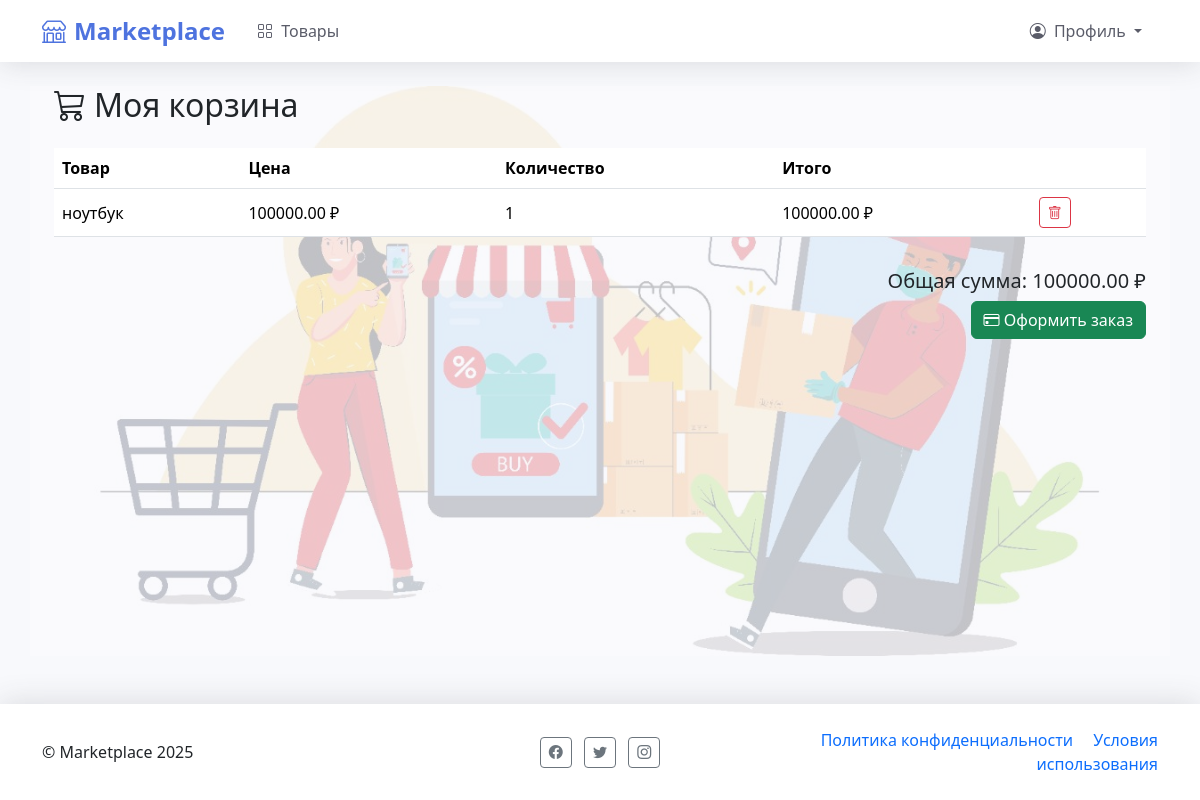
Page /cart/ (signed in) on the earlier database version.
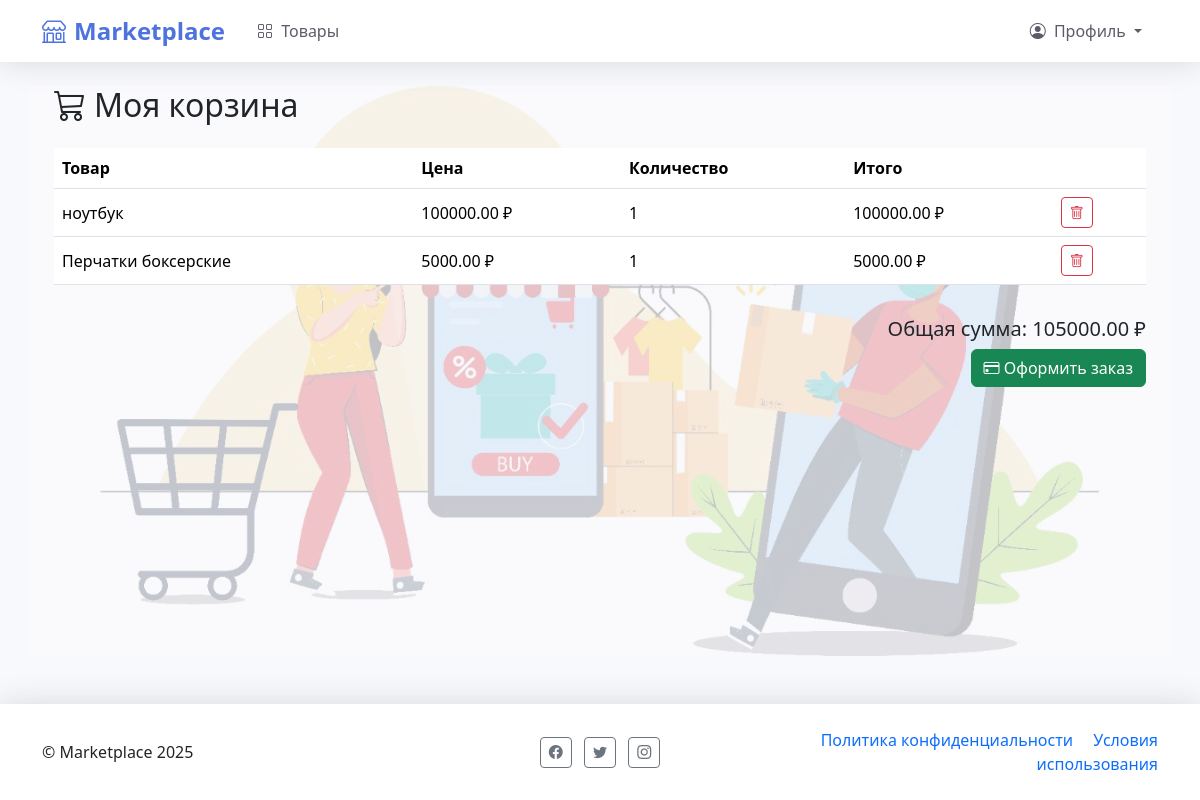
Same page on the later database version.
### cart/models.py (models this page shows, shortened)
class CartItem(models.Model):
    cart = models.ForeignKey(Cart, on_delete=models.CASCADE, related_name='items')
    product = models.ForeignKey('core.Product', on_delete=models.CASCADE)  # Строковая ссылка
    quantity = models.PositiveIntegerField(default=1)
    added_at = models.DateTimeField(auto_now_add=True)
    class Meta:
        unique_together = ('cart', 'product')  # Один товар - одна позиция в корзине
    @property
    def total_price(self):
        return self.product.price * self.quantity

### core/models.py (models this page shows, shortened)
class Product(models.Model):
    seller = models.ForeignKey(User, on_delete=models.CASCADE)
    category = models.ForeignKey(Category, on_delete=models.SET_NULL, null=True)
    title = models.CharField(max_length=200)
    description = models.TextField()
    price = models.DecimalField(max_digits=10, decimal_places=2)
    image = models.ImageField(upload_to='products/')
    created_at = models.DateTimeField(auto_now_add=True)
    updated_at = models.DateTimeField(auto_now=True)
    is_active = models.BooleanField(default=True)

### cart/views.py (the view)
# urls.py: path('', views.cart_detail, name='detail'),
@login_required
def cart_detail(request):
    cart, created = Cart.objects.get_or_create(user=request.user)
    cart_items = cart.items.select_related('product')
    cart_total = sum(item.total_price for item in cart_items)
    return render(request, 'cart/cart_detail.html', {
        'cart': cart,
        'cart_items': cart_items,
        'cart_total': cart_total
    })

### cart/context_processors.py (called while the page is built)
def cart(request):
    if request.user.is_authenticated:
        cart, created = Cart.objects.get_or_create(user=request.user)
        return {'cart': cart}
    return {'cart': None}

### cart/templates/cart/cart_detail.html (shortened to what this page needs)
{% extends 'core/base.html' %}
{% block content %}
<div class="container">
    <h2 class="mb-4"><i class="bi bi-cart3 me-2"></i>Моя корзина</h2>
    {% if cart_items %}
    <div class="table-responsive">
        <table class="table align-middle">
            <thead>
                <tr>
                    <th>Товар</th>
                    <th>Цена</th>
                    <th>Количество</th>
                    <th>Итого</th>
                    <th></th>
                </tr>
            </thead>
            <tbody>
                {% for item in cart_items %}
                <tr>
                    <td>{{ item.product.title }}</td>
                    <td>{{ item.product.price }} ₽</td>
                    <td>{{ item.quantity }}</td>
                    <td>{{ item.total_price }} ₽</td>
                    <td>
                        <form method="post" action="{% url 'cart:remove' item.id %}">
                            <button class="btn btn-sm btn-outline-danger" type="submit">
                                <i class="bi bi-trash"></i>
                            </button>
                        </form>
                    </td>
                </tr>
                {% endfor %}
            </tbody>
        </table>
    </div>
    <div class="text-end mt-3">
        <h5>Общая сумма: {{ cart_total }} ₽</h5>
        <form method="post" action="{% url 'cart:checkout' %}">
            <button type="submit" class="btn btn-success">
                <i class="bi bi-credit-card"></i> Оформить заказ
            </button>
        </form>
    </div>
    {% else %}
    <div class="alert alert-info">
        <i class="bi bi-info-circle me-2"></i> Ваша корзина пуста.
    </div>
    {% endif %}
</div>
{% endblock %}

### core/templates/core/base.html (shortened to what this page needs)
    {% load static %}
    <!DOCTYPE html>
    <html lang="en">
    <head>
        <link href="{% static 'css/bootstrap.min.css' %}" rel="stylesheet">
        <link rel="stylesheet" href="https://cdn.jsdelivr.net/npm/bootstrap-icons@1.11.1/font/bootstrap-icons.css">
    </head>
    <body>
        <header>
            <nav class="navbar navbar-expand-lg navbar-light sticky-top">
                <div class="container">
                    <a class="navbar-brand d-flex align-items-center" href="{% url 'home' %}">
                        <i class="bi bi-shop me-2"></i>
                        Marketplace
                    </a>
                    <div class="collapse navbar-collapse" id="navbarNav">
                        <ul class="navbar-nav me-auto">
                            <li class="nav-item">
                                <a class="nav-link" href="{% url 'product-list' %}">
                                    <i class="bi bi-grid me-1"></i> Товары
                                </a>
                            </li>
                        </ul>
                        <ul class="navbar-nav">
                            {% if user.is_authenticated %}
                            <li class="nav-item dropdown">
                                <a class="nav-link dropdown-toggle" href="#" id="navbarDropdown" role="button" data-bs-toggle="dropdown">
                                    <i class="bi bi-person-circle me-1"></i> Профиль
                                </a>
                            </li>
                            {% endif %}
                        </ul>
                    </div>
                </div>
            </nav>
        </header>
        <main class="container my-4 position-relative">
            <img src="{% static 'media/wallpaper.jpg' %}"
            alt="Фон"
            class="position-absolute top-0 start-0 w-100 h-auto object-fit-cover opacity-25"
            style="z-index: -1;">
            {% block content %}
            {% endblock %}
        </main>
        <footer class="py-4">
            <div class="container">
                <div class="row align-items-center">
                    <div class="col-lg-4 text-lg-start">
                        &copy; Marketplace {% now "Y" %}
                    </div>
                    <div class="col-lg-4 my-3 my-lg-0 text-center">
                        <a href="#" class="btn btn-outline-secondary btn-sm mx-1"><i class="bi bi-facebook"></i></a>
                        <a href="#" class="btn btn-outline-secondary btn-sm mx-1"><i class="bi bi-twitter"></i></a>
                        <a href="#" class="btn btn-outline-secondary btn-sm mx-1"><i class="bi bi-instagram"></i></a>
                    </div>
                    <div class="col-lg-4 text-lg-end">
                        <a href="#" class="text-decoration-none me-3">Политика конфиденциальности</a>
                        <a href="#" class="text-decoration-none">Условия использования</a>
                    </div>
                </div>
            </div>
        </footer>
    </body>
    </html>

### core/templates/core/base.html (style rules this page uses)
:root { --primary-color: #4e73df; --secondary-color: #f8f9fa; --accent-color: #2e59d9; --dark-color: #5a5c69; }
body { display: flex; flex-direction: column; min-height: 100vh; background-color: #f8f9fc; }
.navbar { box-shadow: 0 0.15rem 1.75rem 0 rgba(58, 59, 69, 0.15); background: white !important; }
.navbar-brand { font-weight: 700; color: var(--primary-color) !important; font-size: 1.5rem; }
.nav-link { font-weight: 500; color: var(--dark-color) !important; padding: 0.5rem 1rem !important; transition: all 0.3s; }
main { flex: 1; padding-bottom: 2rem; }
footer { box-shadow: 0 -0.15rem 1.75rem 0 rgba(58, 59, 69, 0.15); background: white !important; }

Differences in the rows shown:
added CartItem: product "Перчатки боксерские", product.price "5000.00", quantity "1", total_price "5000.00"
Other differences:
{{ cart_total }}: "100000.00" → "105000.00"
